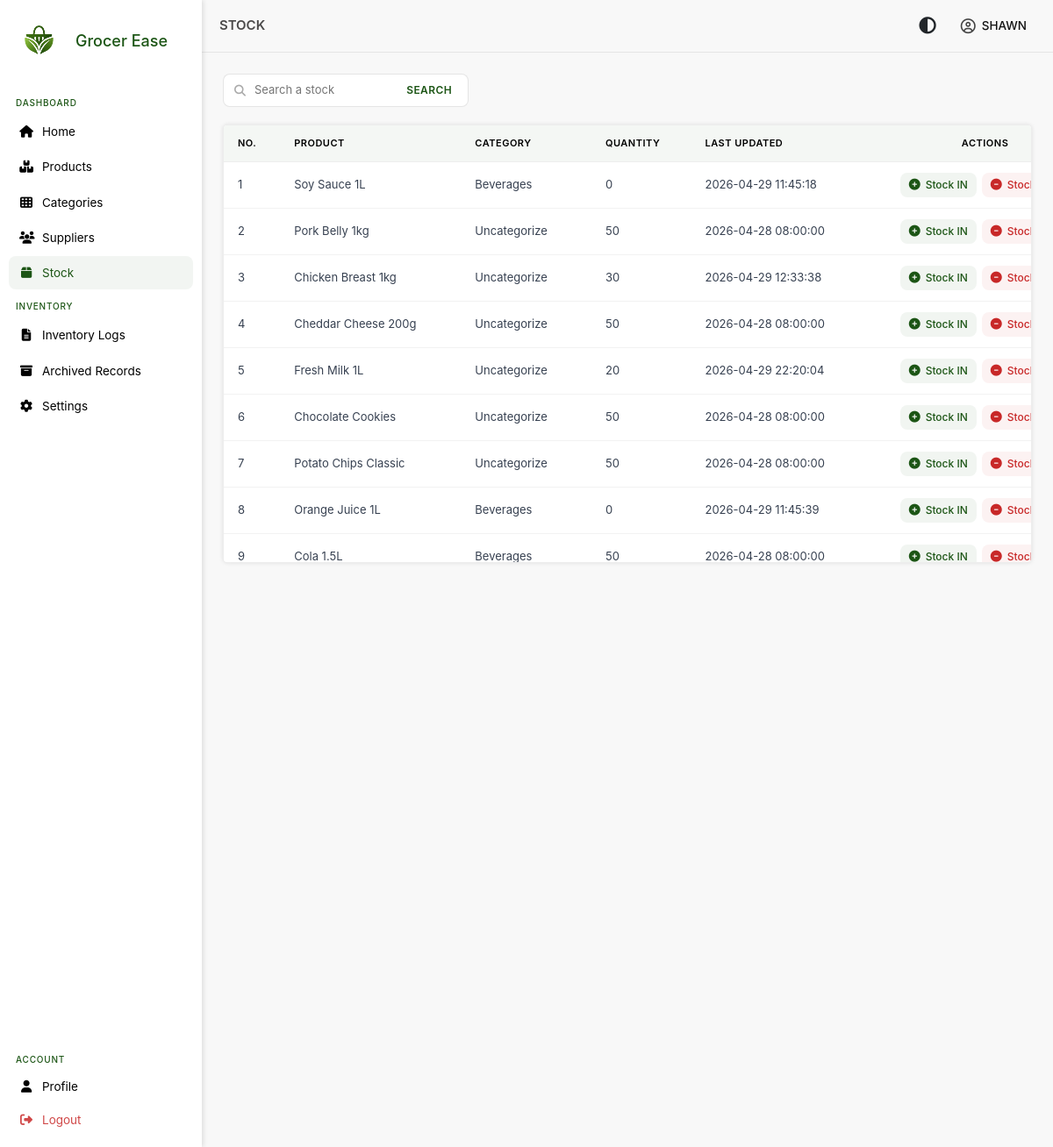
Before: /views/inventory/stock.php (signed in) with the older database file.
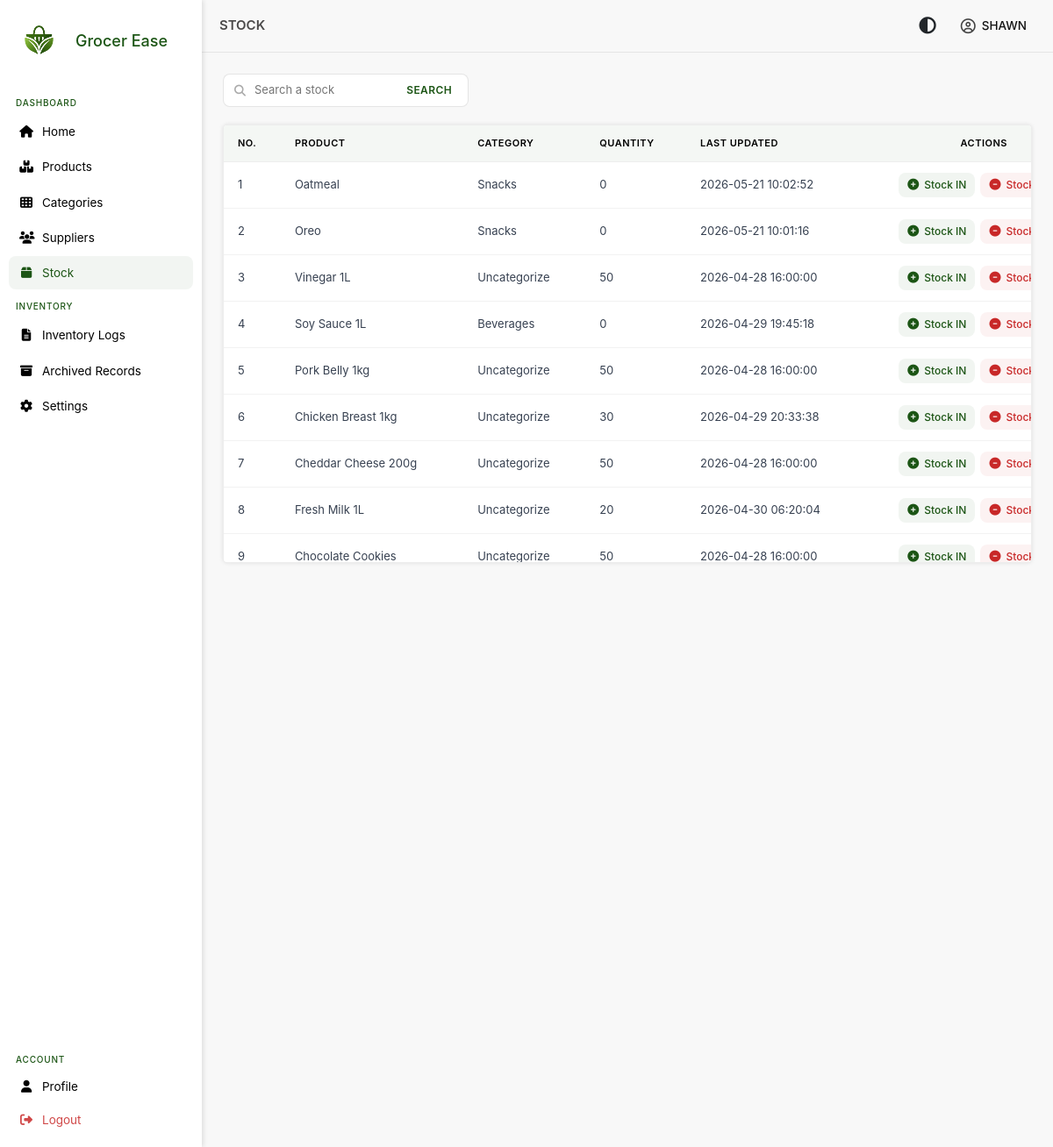
After: the same page with the newer database file.
### tables this page shows
CREATE TABLE `stocks` (
  `stock_id_pk` int NOT NULL AUTO_INCREMENT,
  `product_id_fk` int NOT NULL,
  `quantity` bigint DEFAULT '0',
  `last_updated` timestamp NULL DEFAULT CURRENT_TIMESTAMP,
  PRIMARY KEY (`stock_id_pk`),
  KEY `idx_stock_product` (`product_id_fk`)
);

CREATE TABLE `products` (
  `product_id_pk` int NOT NULL AUTO_INCREMENT,
  `product_name` varchar(250) NOT NULL,
  `product_description` longtext,
  `selling_price` decimal(10,2) NOT NULL,
  `status` tinyint DEFAULT '1',
  `is_deleted` tinyint DEFAULT '0',
  `category_id_fk` int DEFAULT NULL,
  `deleted_at` datetime DEFAULT NULL,
  PRIMARY KEY (`product_id_pk`),
  KEY `category_id_fk` (`category_id_fk`),
  KEY `idx_product_name` (`product_name`),
  CONSTRAINT `products_ibfk_1` FOREIGN KEY (`category_id_fk`) REFERENCES `categories` (`category_id_pk`)
);

CREATE TABLE `categories` (
  `category_id_pk` int NOT NULL AUTO_INCREMENT,
  `category_name` varchar(250) NOT NULL,
  `category_description` longtext,
  `is_deleted` tinyint DEFAULT '0',
  `deleted_at` datetime DEFAULT NULL,
  `status` tinyint DEFAULT '1',
  PRIMARY KEY (`category_id_pk`),
  KEY `idx_category_name` (`category_name`)
);

### autoload.php (called while the page is built, shortened)
<?php
spl_autoload_register(function ($class) {
    $paths = [
        __DIR__ . '/models/',
        __DIR__ . '/models/Stock/',
        __DIR__ . '/models/Relations/',
    ];
    foreach ($paths as $path) {
        $file = $path . $class . '.php';
        if (file_exists($file)) {
            return;
        }
    }
});
?>

### models/Stock/Stocks.php (called while the page is built, shortened)
<?php
class Stocks
{
    private $conn;
    public function __construct($db)
    {
        $this->conn = $db;
    }
    public function GetStocksPaginated($limit, $offset)
    {
        $stmt = $this->conn->prepare("SELECT s.stock_id_pk,
                                         s.product_id_fk,
                                         p.product_name,
                                         p.status,
                                         s.quantity,
                                         c.category_name,
                                         p.is_deleted,
                                         s.last_updated
                                  FROM stocks as s
                                  INNER JOIN products as p ON s.product_id_fk = p.product_id_pk
                                  LEFT JOIN categories as c ON p.category_id_fk = c.category_id_pk AND c.is_deleted = 0
                                  WHERE s.quantity >= 0
                                  AND p.is_deleted = 0
                                  AND p.status = 1
                                  ORDER BY stock_id_pk DESC
                                  LIMIT :limit OFFSET :offset");
        $stmt->bindParam(':limit', $limit, PDO::PARAM_INT);
        $stmt->bindParam(':offset', $offset, PDO::PARAM_INT);
        $stmt->execute();
        return $stmt->fetchAll(PDO::FETCH_ASSOC);
    }
}

### views/inventory/stock.php (the view, shortened to what the changed rows need)
<?php
require_once __DIR__ . '/../../autoload.php';
$stocks = new Stocks($db);
$search = $_GET['search'] ?? '';
$limit = 10;
$page = isset($_GET['page']) ? (int)$_GET['page'] : 1;
if (!empty($search)) {
    $all_stocks = $stocks->SearchStock($search);
    $total_records = count($all_stocks);
    $total_pages = 1;
} else {
    $all_stocks = $stocks->GetStocksPaginated($limit, ($page - 1) * $limit);
}
?>
<!DOCTYPE html>
<html lang="en">
<?php include "../../includes/head.php" ?>
<body>
    <main class="main-content">
        <section class="page-content">
            <div class="menu-table">
                <table>
                    <thead>
                        <tr>
                            <th>No.</th>
                            <th>Product</th>
                            <th>Category</th>
                            <th>Quantity</th>
                            <th>Last Updated</th>
                            <th>Actions</th>
                        </tr>
                    </thead>
                    <tbody>
                        <?php $no = ($page - 1) * $limit + 1; ?>
                        <?php if (empty($all_stocks)): ?>
                            <tr>
                                <td colspan="6" style="text-align:center; color:#6b7280;">
                                    No stocks found
                                </td>
                            </tr>
                            <?php else: ?>
                                <?php foreach ($all_stocks as $stock): ?>
                            <tr>
                                <td><?= $no++ ?></td>
                                <td><?= htmlspecialchars($stock['product_name']) ?></td>
                                <td><?= htmlspecialchars($stock['category_name'] ?? 'Uncategorize') ?></td>
                                <td><?= htmlspecialchars($stock['quantity']) ?></td>
                                <td><?= htmlspecialchars($stock['last_updated']) ?></td>
                                <td>
                                    <div class="actions">
                                        <button class="btn btn-in open-stock-in" data-id="<?= $stock['product_id_fk'] ?>"
                                            data-name="<?= htmlspecialchars($stock['product_name'], ENT_QUOTES) ?>">
                                            <i class="fa-solid fa-circle-plus"></i>
                                            <span>Stock IN</span>
                                        </button>
                                        <button class="btn btn-out open-stock-out" data-id="<?= $stock['product_id_fk'] ?>"
                                            data-name="<?= htmlspecialchars($stock['product_name'], ENT_QUOTES) ?>">
                                            <i class="fa-solid fa-circle-minus"></i>
                                            <span>Stock OUT</span>
                                        </button>
                                    </div>
                                </td>
                            </tr>
                        <?php endforeach; ?>
                    <?php endif; ?>
                    </tbody>
                </table>
            </div>
        </section>
    </main>
</body>
</html>

Changed rows visible on the page:
no longer on this page (row edited): stocks: products.product_name "Potato Chips Classic", category_name "Uncategorize", quantity "50", last_updated "2026-04-28 08:00:00"
no longer on this page (row edited): stocks: products.product_name "Orange Juice 1L", categories.category_name "Beverages", quantity "0", last_updated "2026-04-29 11:45:39"
no longer on this page (row edited): stocks: products.product_name "Cola 1.5L", categories.category_name "Beverages", quantity "50", last_updated "2026-04-28 08:00:00"
added stocks: products.product_name "Oatmeal", categories.category_name "Snacks", quantity "0", last_updated "2026-05-21 10:02:52"
added stocks: products.product_name "Oreo", categories.category_name "Snacks", quantity "0", last_updated "2026-05-21 10:01:16"
now on this page (row edited): stocks: products.product_name "Vinegar 1L", category_name "Uncategorize", quantity "50", last_updated "2026-04-28 16:00:00"
changed stocks "Soy Sauce 1L": last_updated "2026-04-29 11:45:18" → "2026-04-29 19:45:18"
changed stocks "Pork Belly 1kg": last_updated "2026-04-28 08:00:00" → "2026-04-28 16:00:00"
changed stocks "Chicken Breast 1kg": last_updated "2026-04-29 12:33:38" → "2026-04-29 20:33:38"
changed stocks "Cheddar Cheese 200g": last_updated "2026-04-28 08:00:00" → "2026-04-28 16:00:00"
changed stocks "Fresh Milk 1L": last_updated "2026-04-29 22:20:04" → "2026-04-30 06:20:04"
changed stocks "Chocolate Cookies": last_updated "2026-04-28 08:00:00" → "2026-04-28 16:00:00"
